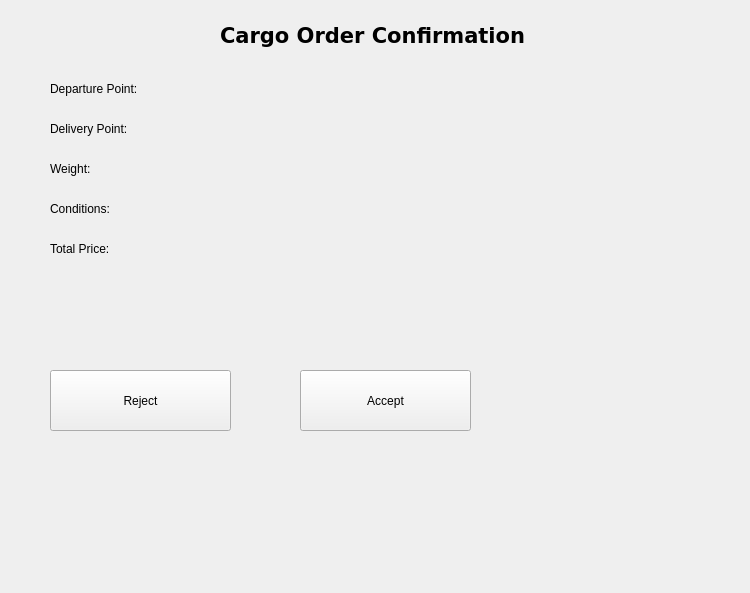
<?xml version="1.0" encoding="UTF-8"?>
<ui version="4.0">
 <class>Driver_CargoSubmission</class>
 <widget class="QWidget" name="Driver_CargoSubmission">
  <property name="geometry">
   <rect>
    <x>0</x>
    <y>0</y>
    <width>750</width>
    <height>593</height>
   </rect>
  </property>
  <property name="windowTitle">
   <string>Form</string>
  </property>
  <widget class="QLabel" name="Delivery_Point">
   <property name="geometry">
    <rect>
     <x>180</x>
     <y>120</y>
     <width>101</width>
     <height>17</height>
    </rect>
   </property>
   <property name="text">
    <string/>
   </property>
  </widget>
  <widget class="QLabel" name="label">
   <property name="geometry">
    <rect>
     <x>50</x>
     <y>80</y>
     <width>161</width>
     <height>17</height>
    </rect>
   </property>
   <property name="text">
    <string>Departure Point:</string>
   </property>
  </widget>
  <widget class="QLabel" name="Conditions">
   <property name="geometry">
    <rect>
     <x>180</x>
     <y>200</y>
     <width>121</width>
     <height>17</height>
    </rect>
   </property>
   <property name="text">
    <string/>
   </property>
  </widget>
  <widget class="QLabel" name="label_2">
   <property name="geometry">
    <rect>
     <x>50</x>
     <y>120</y>
     <width>111</width>
     <height>17</height>
    </rect>
   </property>
   <property name="text">
    <string>Delivery Point:</string>
   </property>
  </widget>
  <widget class="QLabel" name="label_3">
   <property name="geometry">
    <rect>
     <x>50</x>
     <y>160</y>
     <width>64</width>
     <height>17</height>
    </rect>
   </property>
   <property name="text">
    <string>Weight:</string>
   </property>
  </widget>
  <widget class="QLabel" name="Departure_Point">
   <property name="geometry">
    <rect>
     <x>180</x>
     <y>80</y>
     <width>121</width>
     <height>17</height>
    </rect>
   </property>
   <property name="text">
    <string/>
   </property>
  </widget>
  <widget class="QLabel" name="Total_price">
   <property name="geometry">
    <rect>
     <x>180</x>
     <y>240</y>
     <width>141</width>
     <height>17</height>
    </rect>
   </property>
   <property name="text">
    <string/>
   </property>
  </widget>
  <widget class="QLabel" name="label_6">
   <property name="geometry">
    <rect>
     <x>50</x>
     <y>240</y>
     <width>81</width>
     <height>17</height>
    </rect>
   </property>
   <property name="text">
    <string>Total Price:</string>
   </property>
  </widget>
  <widget class="QLabel" name="Weight">
   <property name="geometry">
    <rect>
     <x>180</x>
     <y>160</y>
     <width>121</width>
     <height>17</height>
    </rect>
   </property>
   <property name="text">
    <string/>
   </property>
  </widget>
  <widget class="QLabel" name="label_4">
   <property name="geometry">
    <rect>
     <x>50</x>
     <y>200</y>
     <width>91</width>
     <height>17</height>
    </rect>
   </property>
   <property name="text">
    <string>Conditions:</string>
   </property>
  </widget>
  <widget class="QLabel" name="label_5">
   <property name="geometry">
    <rect>
     <x>220</x>
     <y>10</y>
     <width>311</width>
     <height>51</height>
    </rect>
   </property>
   <property name="font">
    <font>
     <family>DejaVu Sans</family>
     <pointsize>16</pointsize>
     <weight>75</weight>
     <bold>true</bold>
    </font>
   </property>
   <property name="text">
    <string>Cargo Order Confirmation</string>
   </property>
  </widget>
  <widget class="QPushButton" name="pushButton">
   <property name="geometry">
    <rect>
     <x>50</x>
     <y>370</y>
     <width>181</width>
     <height>61</height>
    </rect>
   </property>
   <property name="text">
    <string>Reject</string>
   </property>
  </widget>
  <widget class="QPushButton" name="Acceptbutton">
   <property name="geometry">
    <rect>
     <x>300</x>
     <y>370</y>
     <width>171</width>
     <height>61</height>
    </rect>
   </property>
   <property name="text">
    <string>Accept</string>
   </property>
  </widget>
 </widget>
 <resources/>
 <connections/>
</ui>
